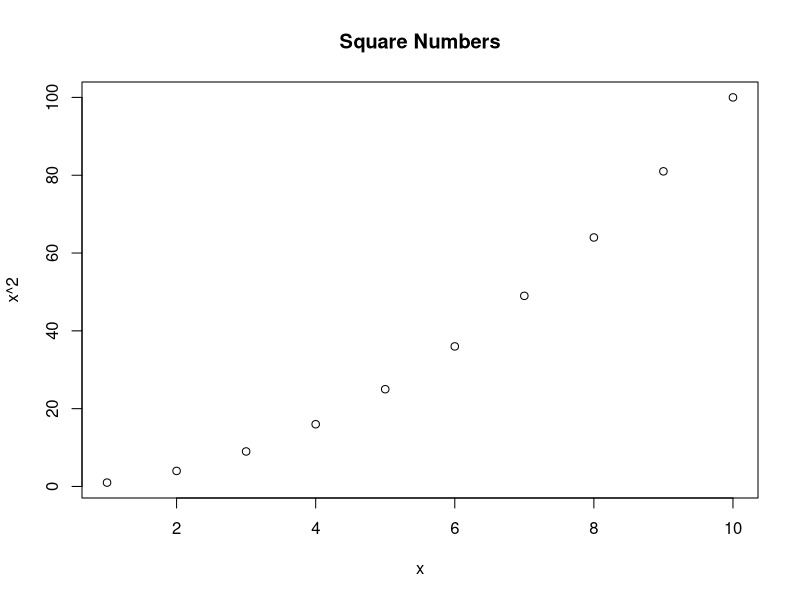
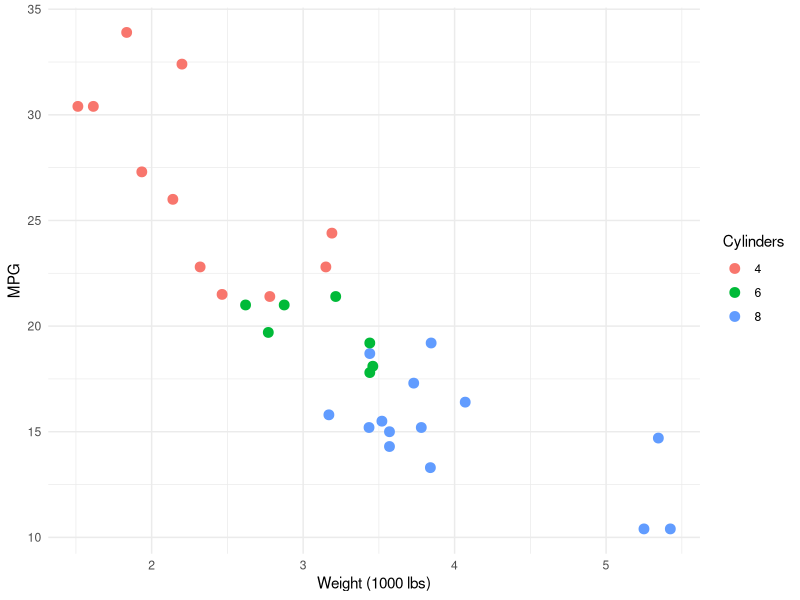
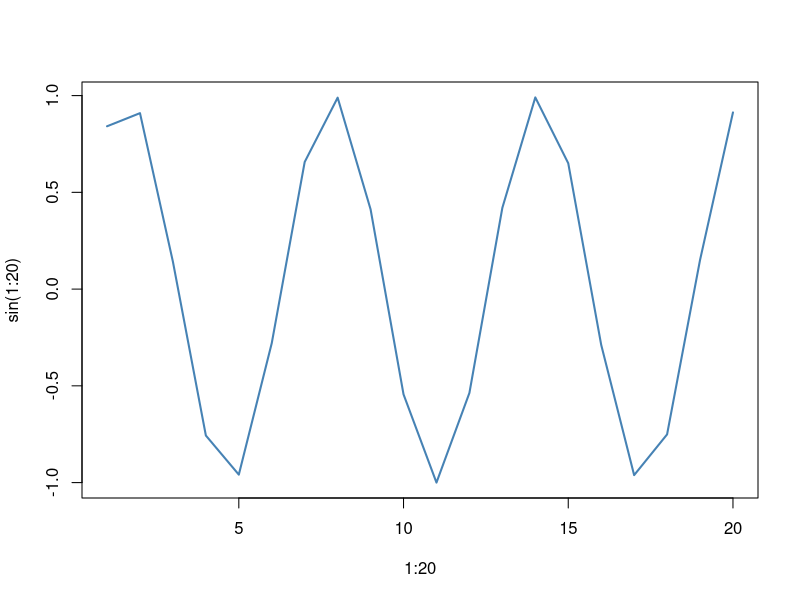
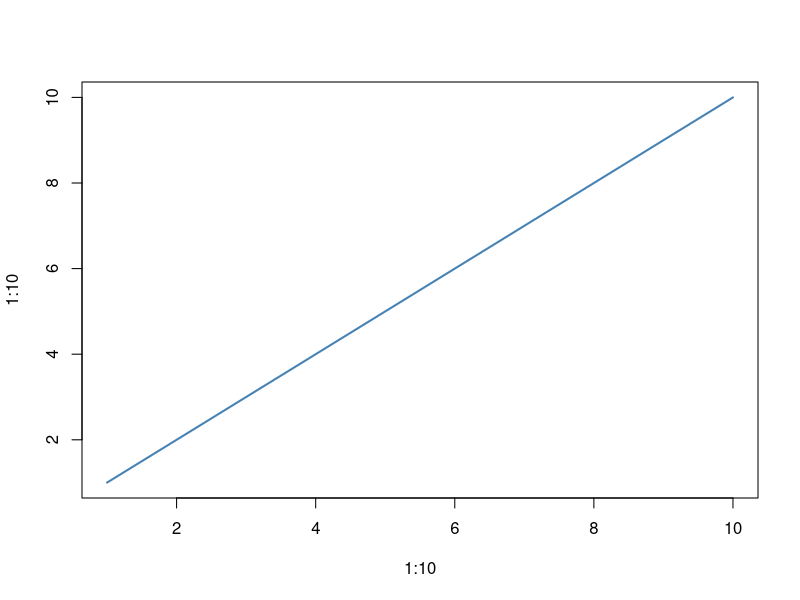
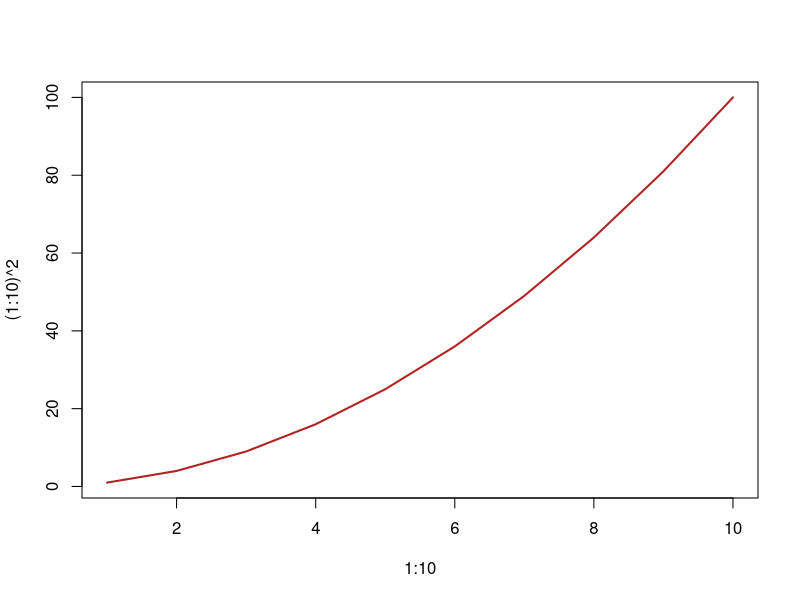
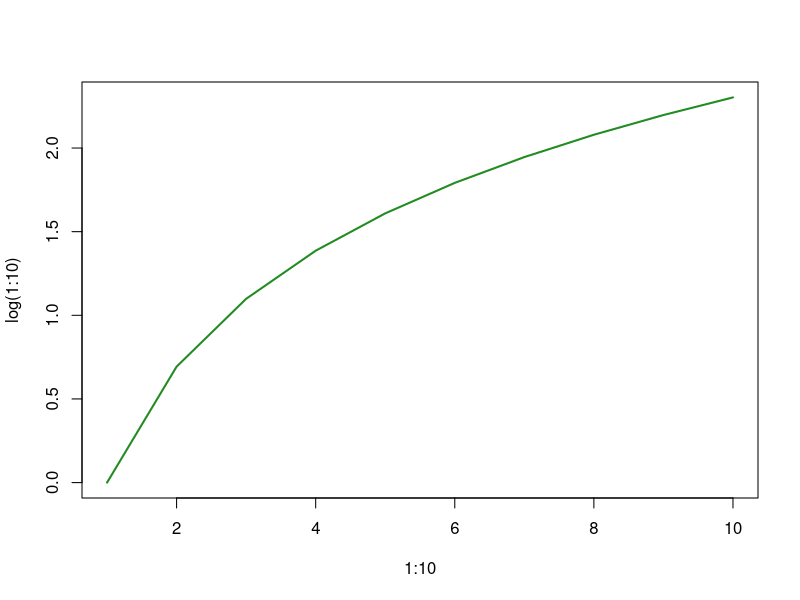

R code for these plots, in order:
## ---- chunk 1
#| echo: fenced
#| fig-cap: "A simple scatter plot"
plot(
    1:10,
    (1:10)^2,
    main = "Square Numbers",
    xlab = "x",
    ylab = "x^2"
)
## ---- chunk 2
#| echo: fenced
#| fig-cap: "Fuel efficiency by weight (ggplot2)"
library(ggplot2)
ggplot(mtcars, aes(wt, mpg, color = factor(cyl))) +
  geom_point(size = 3) +
  labs(x = "Weight (1000 lbs)", y = "MPG", color = "Cylinders") +
  theme_minimal()
## ---- chunk 3
#| fig-asp: 0.4
#| out-width: "95%"
#| fig-cap: "A wide, short figure"
plot(1:20, sin(1:20), type = "l", col = "steelblue", lwd = 2)
## ---- chunk 4
#| echo: false
#| out-width: "100%"
#| fig-width: 3
#| fig-height: 3
#| fig-cap: "Linear"
plot(1:10, 1:10, type = "l", col = "steelblue", lwd = 2)
## ---- chunk 5
#| echo: false
#| out-width: "100%"
#| fig-width: 3
#| fig-height: 3
#| fig-cap: "Quadratic"
plot(1:10, (1:10)^2, type = "l", col = "firebrick", lwd = 2)
## ---- chunk 6
#| echo: false
#| out-width: "100%"
#| fig-width: 3
#| fig-height: 3
#| fig-cap: "Logarithmic"
plot(1:10, log(1:10), type = "l", col = "forestgreen", lwd = 2)
